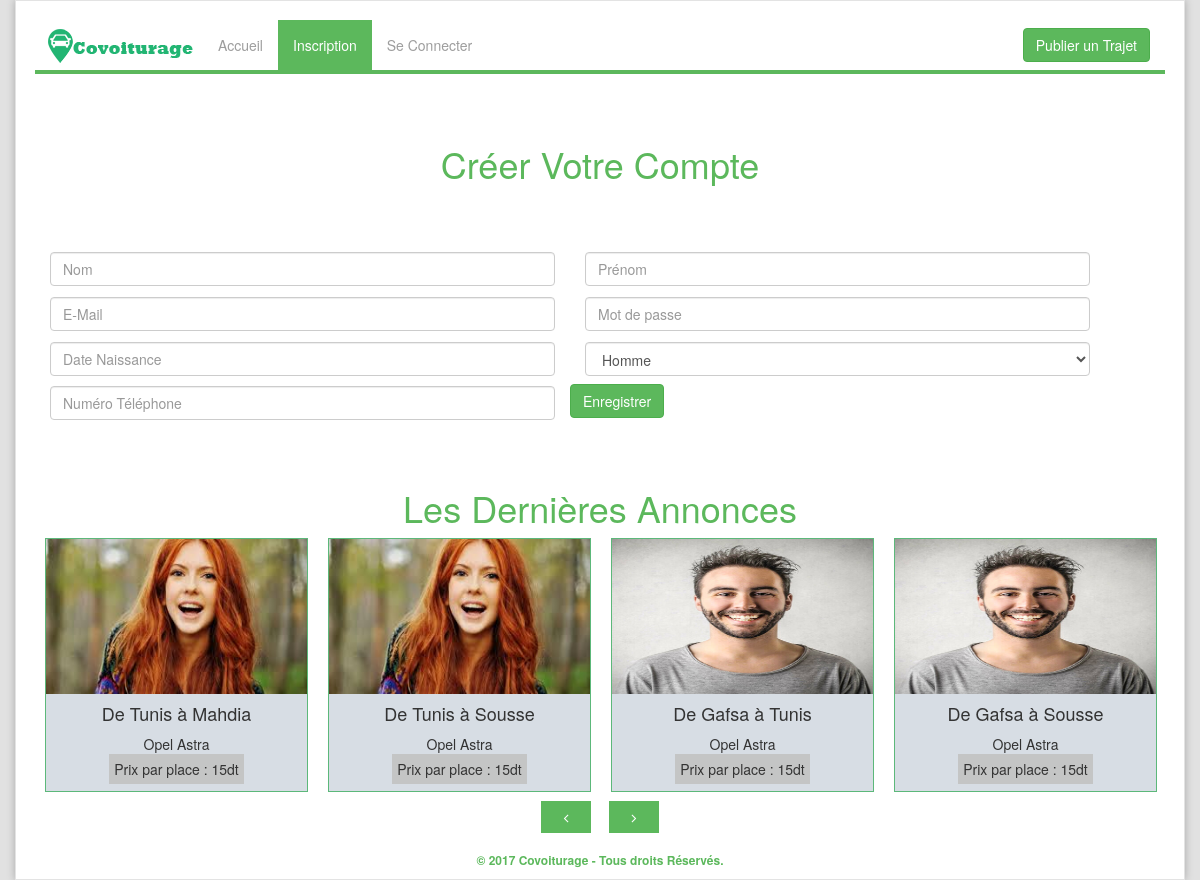
/inscription.php, run on an earlier commit of the app's database.
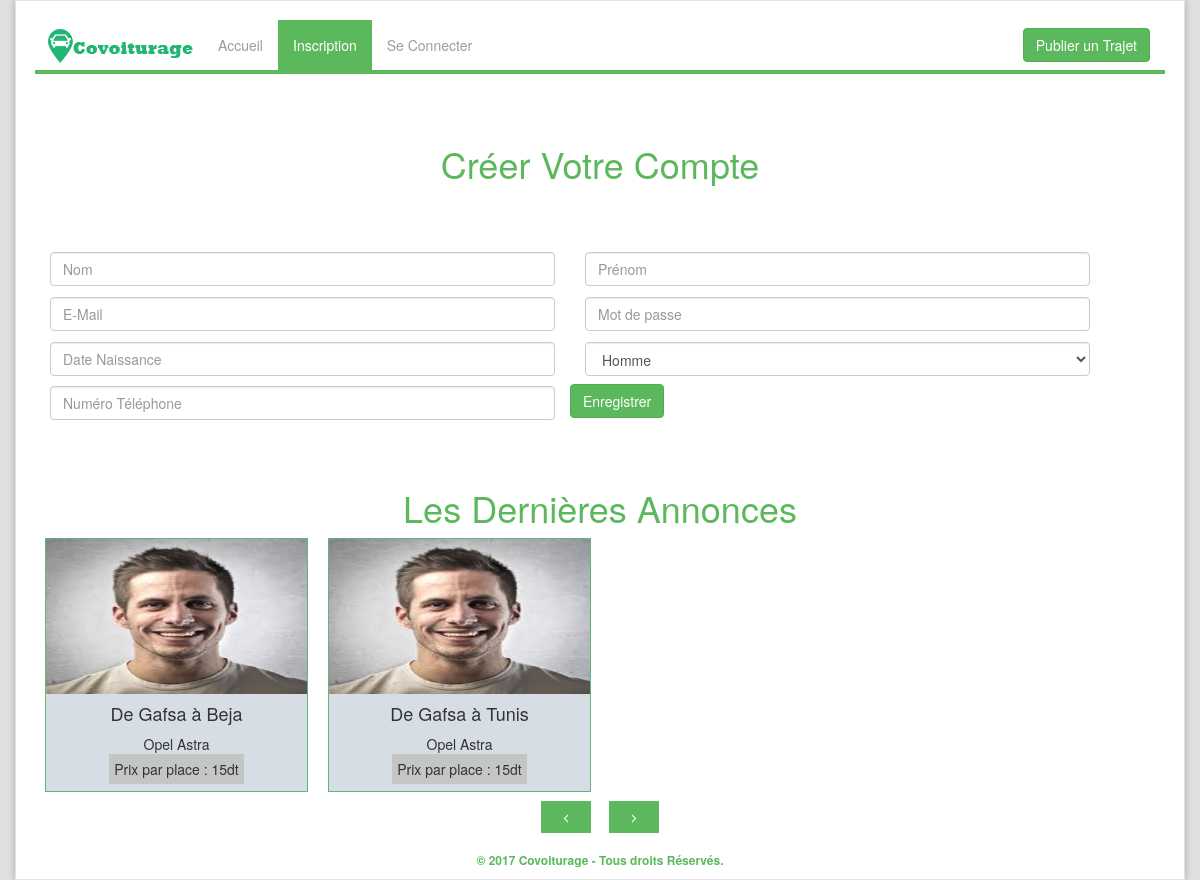
And on a later commit of the database.
### tables this page shows
CREATE TABLE `trajets` (
  `idtrajet` int(11) NOT NULL,
  `vehicleid` int(11) NOT NULL,
  `userid` int(11) NOT NULL,
  `depart` varchar(250) NOT NULL,
  `arriver` varchar(250) NOT NULL,
  `places` varchar(250) NOT NULL,
  `date_t` date NOT NULL DEFAULT '0000-00-00',
  `time_t` varchar(250) NOT NULL,
  `aller_retour` varchar(250) NOT NULL,
  `trajet` varchar(250) NOT NULL,
  `price` varchar(250) NOT NULL
);

CREATE TABLE `users` (
  `userid` int(11) NOT NULL,
  `fname` varchar(250) NOT NULL,
  `lname` varchar(250) NOT NULL,
  `birthdate` date NOT NULL,
  `gender` varchar(250) NOT NULL,
  `email` varchar(250) NOT NULL,
  `password` varchar(250) NOT NULL,
  `avatar` text NOT NULL,
  `register_date` datetime NOT NULL,
  `date_login` date DEFAULT '0000-00-00',
  `profession` varchar(250) NOT NULL DEFAULT 'Non Précisé',
  `tabac` varchar(250) NOT NULL DEFAULT 'Non Précisé',
  `tel` varchar(50) NOT NULL
);

### inc/Database.php (called while the page is built, shortened)
<?php
class Database
{
    private $pdo;
    private function Connect()
    {
        $this->settings = parse_ini_file("settings.ini.php");
        $dsn = 'mysql:dbname=' . $this->settings["dbname"] . ';host=' . $this->settings["host"] . '';
        try {
            $this->pdo = new PDO($dsn, $this->settings["user"], $this->settings["password"]);
        } catch (PDOException $e) {
            echo $e->getMessage();
            die();
        }
    }
    public function GetAnnonces(){
        $query = $this->pdo->prepare("SELECT t.*, u.avatar, v.* FROM trajets t, users u, vehicles v WHERE  t.userid=u.userid AND t.vehicleid=v.vehicleid ORDER BY t.idtrajet DESC");
        $query->execute();
        return $query->fetchAll();
    }
}

### inscription.php (the view, shortened to what this page needs)
<?php session_start();
require 'inc/Database.php';
$db = new Database();
$listannonces = $db->GetAnnonces();
?>
<!DOCTYPE html>
<html>
<head>
    <link rel="stylesheet" type="text/css" href="css/style.css">
</head>
<body>
<div id="wrapper" class="container well">
    <header>
        <nav class="navbar navbar-inverse">
            <div class="navbar-header">
                <a class="navbar-brand animated slideInDown" href="#"><img src="img/logo.png"></a>
            </div>
            <div class="navbar-collapse collapse">
                <ul class="nav navbar-nav">
                    <li><a href="Accueil">Accueil</a></li>
                    <li class="active"><a href="Inscription">Inscription</a></li>
                    <li><a href="Connexion">Se Connecter</a></li>
                </ul>
                <div class="navbar-form navbar-right">
                    <a href="AjoutTrajet" class="btn btn-success">Publier un Trajet</a>
                </div>
            </div>
        </nav>
    </header>
    <div class="row">
        <div class="col-md-12">
            <div class="text-center">
                <h1 class="main-heading ins">Créer Votre Compte</h1>
            </div>
                <form id="ins" class="form-horizontal">
                    <div class="form-group col-md-6">
                        <div class="col-md-12 frm-elem">
                            <input type="text" class="form-control" name="fname" placeholder="Nom" required>
                        </div>
                        <div class="col-md-12 frm-elem">
                            <input type="email" class="form-control" name="mail" placeholder="E-Mail" required>
                        </div>
                        <div class="col-md-12 frm-elem">
                            <input type="text" id="datepicker" class="form-control" name="birthdate" placeholder="Date Naissance" required>
                        </div>
                        <div class="col-md-12 frm-elem">
                            <input type="text"  class="form-control" name="tel" placeholder="Numéro Téléphone" pattern=".{8,12}" required>
                        </div>
                    </div>
                    <div class="form-group col-md-6">
                        <div class="col-md-12 frm-elem">
                            <input type="text" class="form-control" name="lname" placeholder="Prénom" required>
                        </div>
                        <div class="col-md-12 frm-elem">
                            <input type="password" class="form-control" name="password" placeholder="Mot de passe" required>
                        </div>
                        <div class="col-md-12 frm-elem">
                            <select name="gender" class="form-control">
                                <option>Homme</option>
                            </select>
                        </div>
                    </div>
                    <button id="submit_ins" class="btn btn-success">Enregistrer</button>
                </form>
            </div>
        <div class="col-md-12">
            <br><br>
        </div>
        <div class="col-md-12 text-center">
            <h1 class="main-heading">Les Dernières Annonces</h1>
        </div>
            <div class="col-md-12">
                <div id="acts" class="owl-carousel owl-theme">
                    <?php foreach ($listannonces as $a){ ?>
                        <div class="item act-content">
                            <a href="Detail-Annonce-<?=$a['idtrajet'];?>">
                                <div class="im-container">
                                    <img class="img-responsive" src="img/<?=$a['avatar'];?>" alt="">
                                </div>
                                <div class="text-center holder">
                                    <h4>De <?=$a['depart'];?> à <?=$a['arriver'];?></h4>
                                    <span class="tag col-md-12">Opel Astra</span>
                                    <span class="price">Prix par place : 15dt</span>
                                </div>
                            </a>
                        </div>
                    <?php } ?>
                </div>
            </div>
        </div>
        <footer class="text-center footer">
        &copy; 2017 Covoiturage - Tous droits Réservés.
    </footer>
</div>
</body>
</html>

What changed in the data, as far as the page shows it:
removed trajets: userid.avatar (picture), depart "Tunis", arriver "Mahdia"
removed trajets: userid.avatar (picture), depart "Tunis", arriver "Sousse"
removed trajets: userid.avatar (picture), depart "Gafsa", arriver "Tunis"
removed trajets: userid.avatar (picture), depart "Gafsa", arriver "Sousse"
added trajets: userid.avatar (picture), depart "Gafsa", arriver "Beja"
added trajets: userid.avatar (picture), depart "Gafsa", arriver "Tunis"
